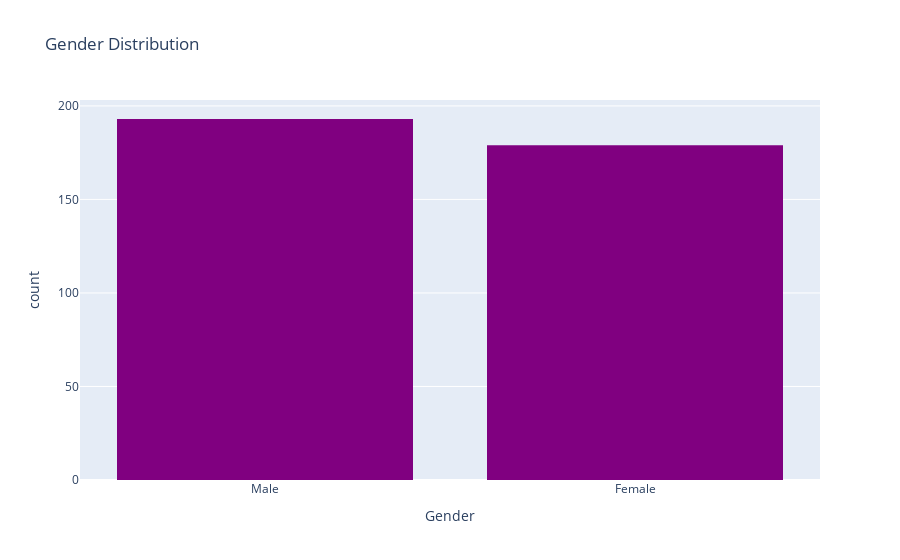

Notebook cell for this chart:
### Code cell
px.histogram(data, 
             x='Gender', 
             title='Gender Distribution', 
             color_discrete_sequence=['purple'])

### Figure 1 — Plotly figure (JSON) as saved in the notebook; plotly's stock layout.template omitted (floating-point values rounded to 4 significant figures; data arrays with more than 128 entries replaced by an {"elided": "..."} marker saying what was removed)
{"data": [{"alignmentgroup": "True", "bingroup": "x", "hovertemplate": "Gender=%{x}<br>count=%{y}<extra></extra>", "legendgroup": "", "marker": {"color": "purple", "pattern": {"shape": ""}}, "name": "", "offsetgroup": "", "orientation": "v", "showlegend": false, "type": "histogram", "x": {"elided": "372 str values"}, "xaxis": "x", "yaxis": "y"}], "layout": {"barmode": "relative", "legend": {"tracegroupgap": 0}, "title": {"text": "Gender Distribution"}, "xaxis": {"anchor": "y", "domain": [0, 1], "title": {"text": "Gender"}}, "yaxis": {"anchor": "x", "domain": [0, 1], "title": {"text": "count"}}}}
